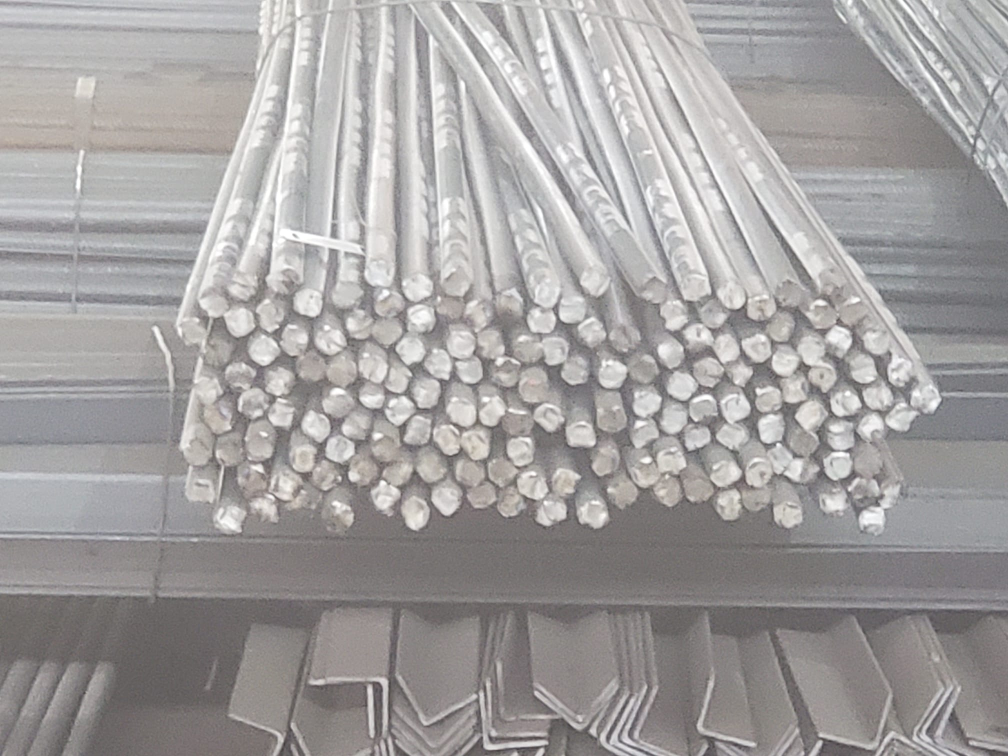
#> input picture data/1.jpeg, 2016 x 1512 px, given in place of 1.png, which was not available (shown at 1/2 size)
$ python image_mask.py
#> lines starting #> are read from the running program, lines starting #| are printed output that depends on the picture; after the words box and inside, x2 and y2 are one past the last pixel; in counts of white or black regions, pixels touching at a corner belong together; pictures that were not available may be replaced by others from this repository, and a replacement may not be noted
from imutils.video import FileVideoStream
import numpy as np
import argparse
import cv2
import math

width_adjust1 = 15
width_adjust2 = 25
height_adjust = 0

# [55 lines left out: functions find_param, find_fov_length, calculate_per_pixel_distance, not called in this run]


'''
def calculate_per_pixel_distance(pix_to_dist_change_param,fov_length,image_pix_height = 768):
    #pix_to_dist_change_param = 0.0002
    added_distance = pix_to_dist_change_param * (image_pix_height*(image_pix_height - 1)/2)
    print("added_distance :", added_distance)
    pix_to_dist_param = (fov_length - added_distance)/768
    return pix_to_dist_param
'''
# [5 lines left out: function get_bloom_length, not called in this run]


camera_height = math.sqrt(15.4**2 + 2**2)

camera_distance = 3

camera_vertical_fov = 36.9


ap = argparse.ArgumentParser()
ap.add_argument("-i","--image", type=str, default = "/home/dss/Downloads/bar_rod/image/1.png" , help ="path to the input image" )
args = vars(ap.parse_args())
image = cv2.imread(args["image"])
#> image is the input picture: shape (1512, 2016, 3); mean B, G, R 159.7, 159.9, 162.6


'''
print("[INFO] starting video stream...")
vs = FileVideoStream(path='./bloom/bloom1.mp4').start()
'''

cv2.imshow("Original", image)
#image1 = vs.read()
#image = cv2.resize(image1, (1366,768), interpolation = cv2.INTER_AREA)
mask = np.zeros(image.shape[:2], dtype="uint8")
#cv2.polygon(mask, (670, 10), (850,10) , (1270,750) ,  (950, 750), 255, -1)
#pts = np.array([[670,10], [830,10], [1270,750], [950,750]])
pts = np.array([[0,340], [1920,340], [1920,1080], [0,1080]])
isClosed = True
color = 255
thickness = -1

#polylines(img, pts, isClosed, color[, thickness[, lineType[, shift]]]) -> img
cv2.fillPoly(mask, [pts], color)
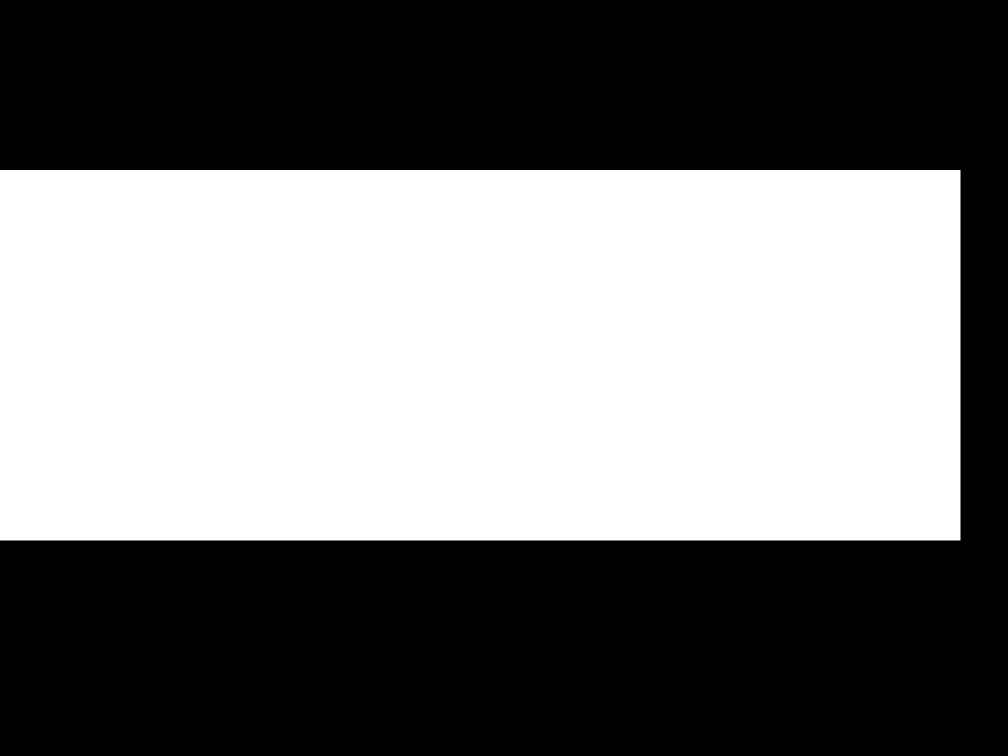
#> mask: shape (1512, 2016) (shown at 1/2 size); 46.7% white; 1 white region, box (x1, y1, x2, y2) and area: (0, 340, 1921, 1081) 1423461
cv2.imshow("Rectangular Mask", mask)
masked = cv2.bitwise_and(image, image, mask=mask)
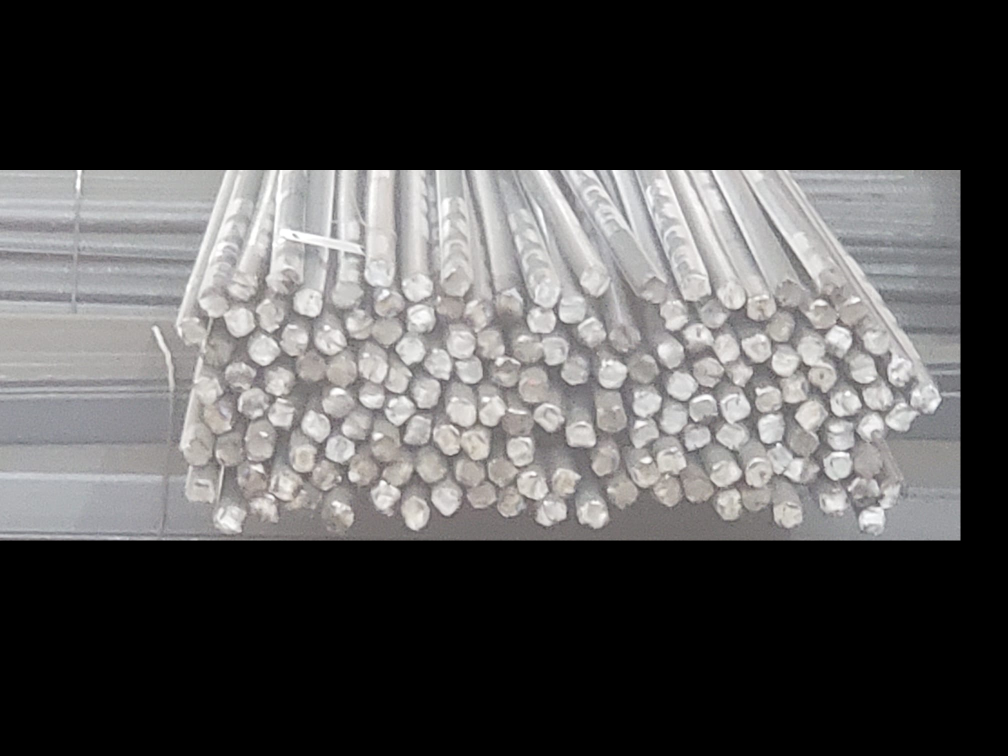
#> masked: shape (1512, 2016, 3) (shown at 1/2 size); mean B, G, R 79.6, 79.7, 80.6
cv2.imshow("Mask Applied to Image", masked)
cv2.waitKey(0)
#imageGray = cv2.cvtColor(masked, cv2.COLOR_BGR2GRAY)
imageGray = cv2.cvtColor(image, cv2.COLOR_BGR2GRAY)
#cv2.imshow("gray_img",imageGray)
(T, imagethresh) = cv2.threshold(imageGray, 100, 255,cv2.THRESH_BINARY_INV)
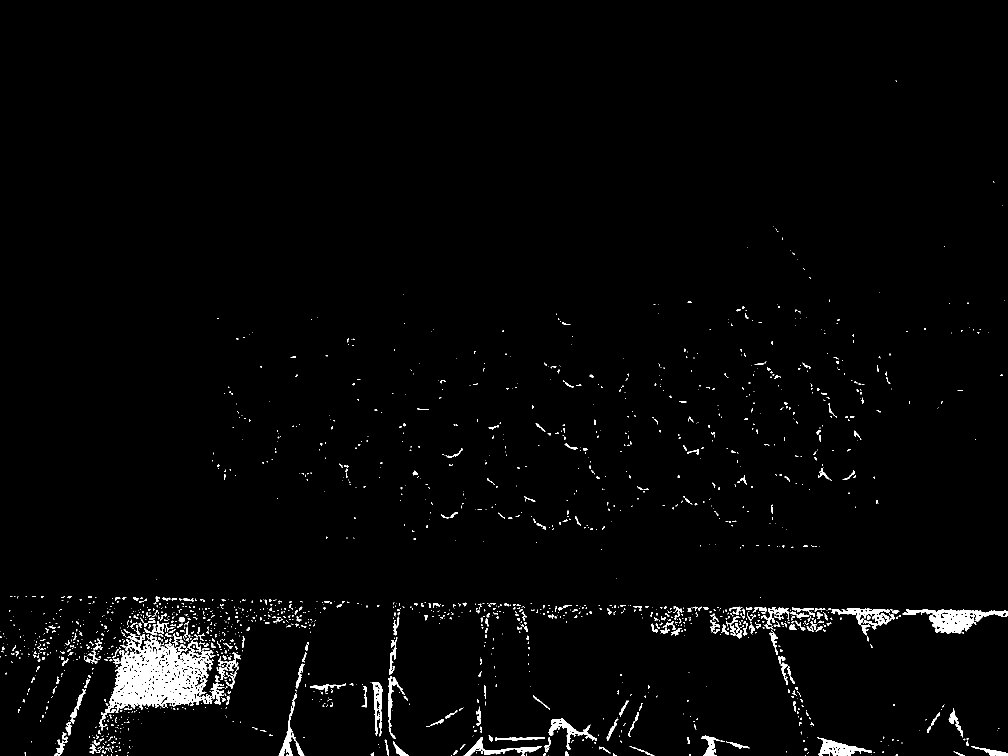
#> imagethresh: shape (1512, 2016) (shown at 1/2 size); 2.1% white; 1821 white regions (1450 under 20 px)
cv2.imshow("thresh_img",imagethresh)
cv2.waitKey(0)
contours, hierarchy = cv2.findContours(imagethresh, cv2.RETR_TREE, cv2.CHAIN_APPROX_NONE)
#> contours = 2164 contours, 1855 with area under 20; largest, box (x1, y1, x2, y2) and area: (210, 1267, 428, 1426) 20344, (1805, 1218, 2016, 1268) 4228, (1662, 1217, 1789, 1259) 1708, (1634, 1474, 1744, 1512) 1682, (1097, 1437, 1194, 1500) 1232

cv2.imshow('apply Contours', imagethresh)
cv2.waitKey(0)

print("Number of Contours found = " + str(len(contours)))
#| Number of Contours found = 2164

# Draw all contours
# -1 signifies drawing all contours
#cv2.drawContours(image, contours, -1, (0, 255, 0), 3)

cv2.imshow('Contours', image)
cv2.waitKey(0)
idx = 0
for cnt in contours:
     idx += 1
     x,y,w,h = cv2.boundingRect(cnt)
     roi=image[y:y+h,x:x+w]
     #if w < 500 and h > 600 :
     if w < 1000 and h > 200 :
        cv2.drawContours(image, cnt, -1, (0, 255, 0), 3)
        print("x:",x)
        print("y:",y)
        print("width:",w)
        print("height:",h)
        cv2.imwrite(str(idx) + '.jpg', roi)
        '''
        updated_height_in_pix = h - height_adjust

        print("updated_height_in_pix :", updated_height_in_pix)

        updated_width_in_pix = w - width_adjust1 - width_adjust2

        print("updated_width_in_pix :", updated_width_in_pix)

        updated_x_in_pix = x + width_adjust1

        print("updated_x_in_pix :", updated_x_in_pix)

        updated_length_of_bloom_in_pix = math.sqrt(updated_height_in_pix**2 + updated_width_in_pix**2)

        print("updated_length_of_bloom_in_pix :", updated_length_of_bloom_in_pix)

        starting_pix = 768 - y - updated_height_in_pix

        print("starting_pix :", starting_pix)

        coeff_of_angle_of_bloom = updated_length_of_bloom_in_pix/updated_height_in_pix

        print("coeff_of_angle_of_bloom :", coeff_of_angle_of_bloom)

        pix_to_dist_change_param = find_param(camera_height,camera_distance,camera_vertical_fov)

        print("pix_to_dist_change_param :", pix_to_dist_change_param)

        fov_length = find_fov_length(camera_height,camera_distance,camera_vertical_fov)

        print("fov_length :", fov_length)

        pix_to_dist_param = calculate_per_pixel_distance(pix_to_dist_change_param,fov_length)

        print("pix_to_dist_param :", pix_to_dist_param)


        updated_pix_to_dist_change_param = pix_to_dist_change_param / coeff_of_angle_of_bloom

        print("updated_pix_to_dist_change_param :", updated_pix_to_dist_change_param)

        length_of_bloom = get_bloom_length(starting_pix,updated_length_of_bloom_in_pix,pix_to_dist_change_param,updated_pix_to_dist_change_param,pix_to_dist_param)

        print("length_of_bloom :", length_of_bloom)
        '''
     cv2.imshow("final",image)
     key = cv2.waitKey(1) & 0xFF
     #count1 = count1 + 1
     # if the `q` key was pressed, break from the loop
     if key == ord("q"):
        break
#> this loop made 1 pass; (key q is pressed on pass 1)
#> (idx, x, y, w, h, roi) on pass 1: (1, 1096, 1511, 1, 1, [[96, 99, 103]])
#> after the loop, idx = 1
cv2.destroyAllWindows()

$ run again, on data/3.jpeg
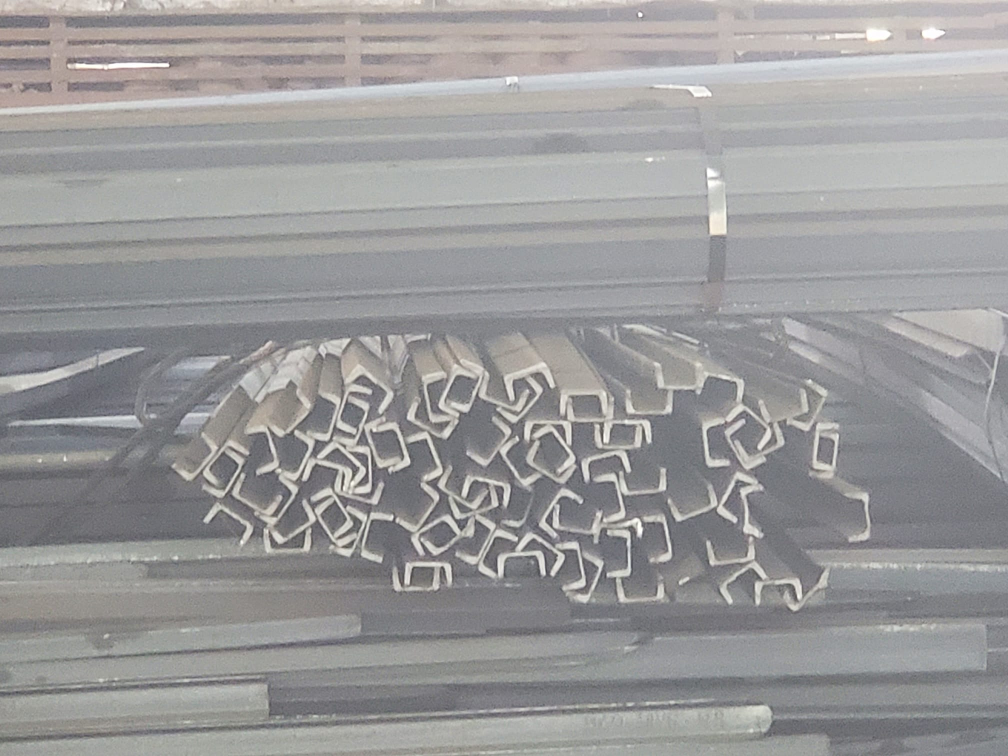
#> input picture data/3.jpeg, 2016 x 1512 px (shown at 1/2 size)
#> image is the input picture: shape (1512, 2016, 3); mean B, G, R 154.3, 153.7, 154.4
#> mask: shape (1512, 2016); 46.7% white; 1 white region, box (x1, y1, x2, y2) and area: (0, 340, 1921, 1081) 1423461
#> `masked = cv2.bitwise_and(image, image, mask=mask)`:
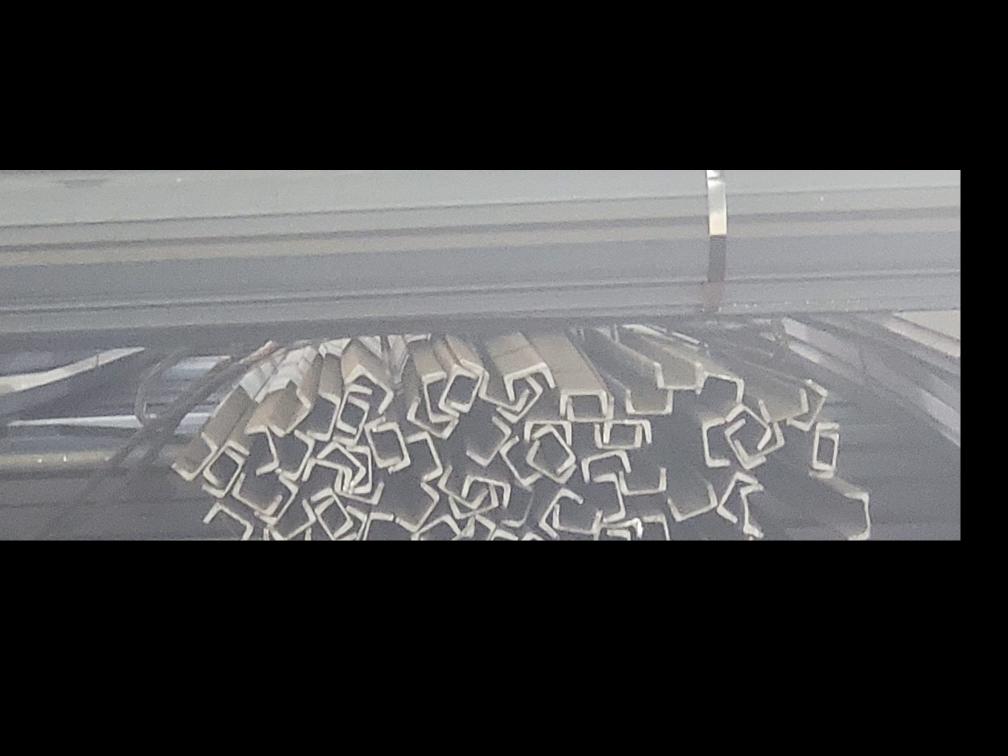
#> masked: shape (1512, 2016, 3) (shown at 1/2 size); mean B, G, R 70.5, 69.7, 69.7
#> `(T, imagethresh) = cv2.threshold(imageGray, 100, 255,cv2.THRESH_BINARY..`:
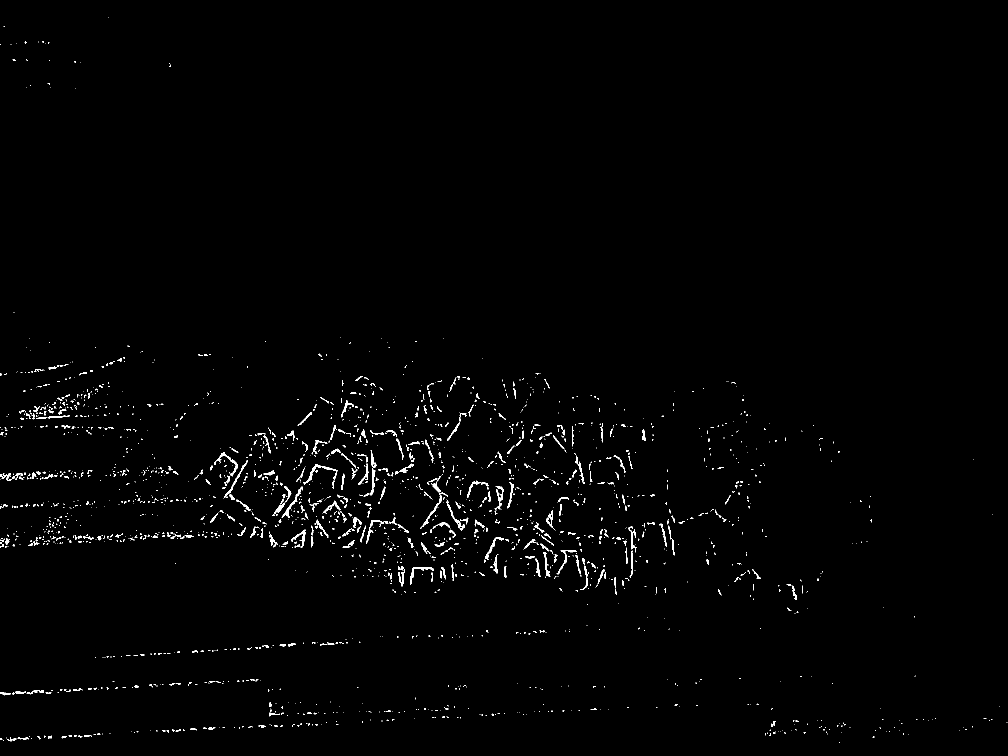
#> imagethresh: shape (1512, 2016) (shown at 1/2 size); 1% white in thin lines or dots
#> contours = 2060 contours, 1829 with area under 20; largest, box (x1, y1, x2, y2) and area: (607, 928, 675, 969) 281, (563, 973, 606, 1036) 260, (893, 1000, 930, 1061) 234, (447, 920, 496, 997) 212, (989, 972, 1008, 1029) 198
#| Number of Contours found = 2060
#> the loop `for cnt in contours:` made 1 pass; (key q is pressed on pass 1)
#> (cnt, idx, x, y, w, h, roi) on pass 1: ([[1678, 1485], [1679, 1485]], 1, 1678, 1485, 2, 1, [[104, 99, 100], [102, 97, 98]])
#> after the loop `for cnt in contours:`: idx = 1
